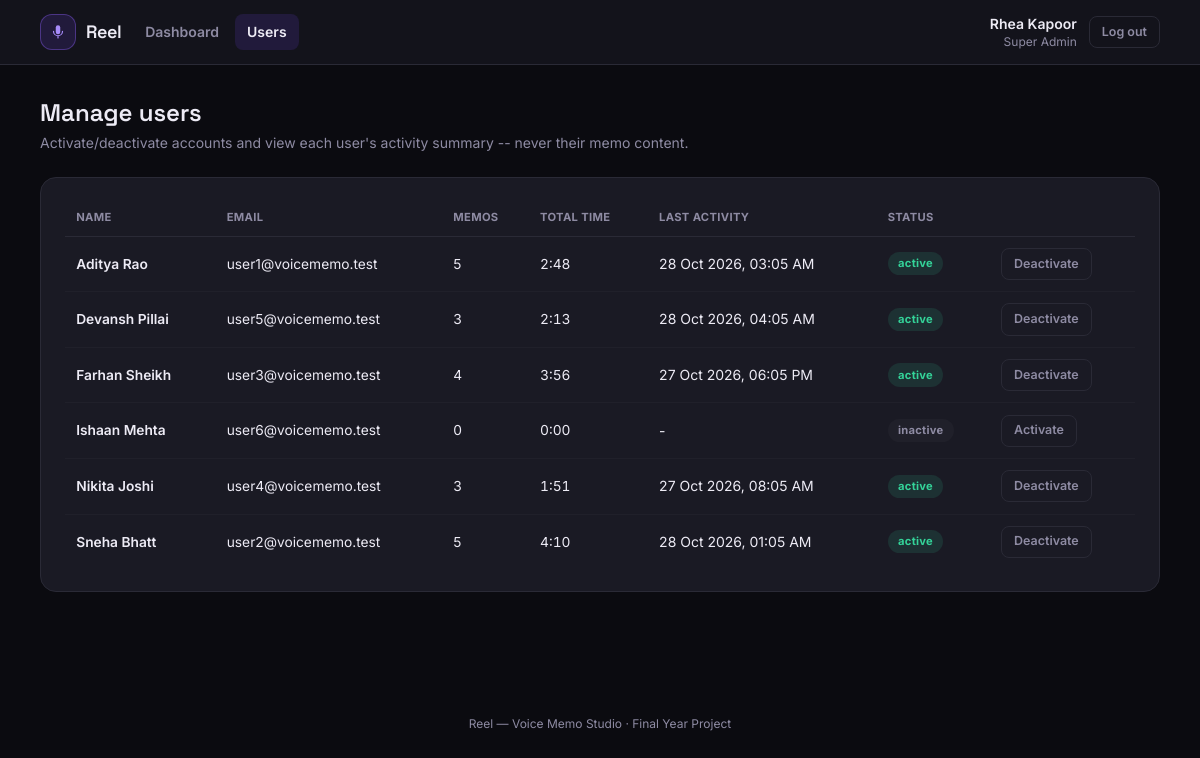
The app's page /index.php?route=admin/users (signed in) with its own data.
### tables this page shows
CREATE TABLE users (
    id            INT AUTO_INCREMENT PRIMARY KEY,
    name          VARCHAR(100) NOT NULL,
    email         VARCHAR(150) NOT NULL UNIQUE,
    password      VARCHAR(255) NOT NULL,
    role          ENUM('super_admin','user') NOT NULL,
    status        ENUM('active','inactive') NOT NULL DEFAULT 'active',
    created_at    TIMESTAMP NOT NULL DEFAULT CURRENT_TIMESTAMP
);

### app/controllers/AdminController.php (called while the page is built, shortened)
<?php
require_once __DIR__ . '/../models/Memo.php';
require_once __DIR__ . '/../models/User.php';
class AdminController
{
    public function users(): void
    {
        $users = User::allUsers();
        $statsByUser = [];
        foreach ($users as $u) {
            $statsByUser[$u['id']] = Memo::statsForUser((int)$u['id']);
        }
        require __DIR__ . '/../views/admin/users.php';
    }
}

### public/index.php (called while the page is built, shortened)
<?php
require_once __DIR__ . '/../core/helpers.php';
require_once __DIR__ . '/../core/Database.php';
require_once __DIR__ . '/../core/Auth.php';
require_once __DIR__ . '/../app/models/User.php';
require_once __DIR__ . '/../app/models/Memo.php';
require_once __DIR__ . '/../app/controllers/AdminController.php';
$router = new Router();
$router->get('login', fn() => (new AuthController())->showLogin());
$router->post('login', fn() => (new AuthController())->login());
$router->post('logout', fn() => (new AuthController())->logout());
$router->get('user/dashboard', fn() => (new UserController())->dashboard());
$router->get('user/memos', fn() => (new UserController())->memos());
$router->get('user/memos/new', fn() => (new UserController())->newMemo());
$router->post('user/memos/store', fn() => (new UserController())->store());
$router->get('user/memos/view', fn() => (new UserController())->viewMemo());
$router->get('user/memos/audio', fn() => (new UserController())->audio());
$router->get('user/memos/edit', fn() => (new UserController())->editMemo());
$router->post('user/memos/update', fn() => (new UserController())->update());
$router->post('user/memos/delete', fn() => (new UserController())->delete());
$router->post('user/memos/star', fn() => (new UserController())->star());
$router->post('user/memos/summarize-preview', fn() => (new UserController())->summarizePreview());
$router->get('user/folders', fn() => (new UserController())->folders());
$router->post('user/folders/store', fn() => (new UserController())->folderStore());
$router->post('user/folders/delete', fn() => (new UserController())->folderDelete());
$router->get('admin/dashboard', fn() => (new AdminController())->dashboard());
$router->get('admin/users', fn() => (new AdminController())->users());
$router->post('admin/users/status', fn() => (new AdminController())->userStatus());
$router->get('admin/users/overview', fn() => (new AdminController())->userOverview());
$route = $_GET['route'] ?? '';
$router->dispatch($_SERVER['REQUEST_METHOD'], $route);

### core/Router.php (called while the page is built, shortened)
<?php
class Router
{
    private array $routes = ['GET' => [], 'POST' => []];
    public function get(string $route, callable $handler): void
    {
        $this->routes['GET'][$route] = $handler;
    }
    public function post(string $route, callable $handler): void
    {
        $this->routes['POST'][$route] = $handler;
    }
    public function dispatch(string $method, string $route): void
    {
        $handler = $this->routes[$method][$route] ?? null;
        try {
            $handler();
        } catch (Throwable $e) {
            error_log($e->getMessage());
            http_response_code(500);
            require __DIR__ . '/../app/views/errors/500.php';
        }
    }
}

### core/Auth.php (called while the page is built, shortened)
<?php
require_once __DIR__ . '/Database.php';
class Auth
{
    public static function role(): ?string
    {
        return $_SESSION['user_role'] ?? null;
    }
    public static function name(): ?string
    {
        return $_SESSION['user_name'] ?? null;
    }
    public static function dashboardRoute(string $role): string
    {
        return match ($role) {
            'super_admin' => 'admin/dashboard',
            'user'        => 'user/dashboard',
            default       => 'login',
        };
    }
}

### core/helpers.php (called while the page is built, shortened)
<?php
function e(mixed $value): string
{
    return htmlspecialchars((string)$value, ENT_QUOTES, 'UTF-8');
}
function format_datetime(?string $datetime): string
{
    $ts = strtotime($datetime);
    return $ts === false ? '-' : date('d M Y, h:i A', $ts);
}
function format_duration(?int $seconds): string
{
    $seconds = max(0, (int)$seconds);
    $h = intdiv($seconds, 3600);
    $m = intdiv($seconds % 3600, 60);
    $s = $seconds % 60;
    return sprintf('%d:%02d', $m, $s);
}

### core/Database.php (called while the page is built)
<?php
class Database
{
    private static ?PDO $instance = null;
    public static function connect(): PDO
    {
        if (self::$instance === null) {
            $config = require __DIR__ . '/../config/database.php';
            $dsn = sprintf(
                'mysql:host=%s;port=%d;dbname=%s;charset=%s',
                $config['host'],
                $config['port'],
                $config['database'],
                $config['charset']
            );
            self::$instance = new PDO($dsn, $config['username'], $config['password'], [
                PDO::ATTR_ERRMODE            => PDO::ERRMODE_EXCEPTION,
                PDO::ATTR_DEFAULT_FETCH_MODE => PDO::FETCH_ASSOC,
                PDO::ATTR_EMULATE_PREPARES   => false,
            ]);
        }
        return self::$instance;
    }
}

### app/models/User.php (called while the page is built, shortened)
<?php
require_once __DIR__ . '/../../core/Database.php';
class User
{
    public static function allUsers(): array
    {
        $stmt = Database::connect()->query(
            "SELECT id, name, email, status, created_at FROM users WHERE role = 'user' ORDER BY name"
        );
        return $stmt->fetchAll();
    }
}

### app/models/Memo.php (called while the page is built, shortened)
<?php
require_once __DIR__ . '/../../core/Database.php';
class Memo
{
    public static function statsForUser(int $userId): array
    {
        $stmt = Database::connect()->prepare(
            'SELECT COUNT(*) AS memo_count,
                    COALESCE(SUM(duration_seconds),0) AS total_seconds,
                    SUM(CASE WHEN is_starred = 1 THEN 1 ELSE 0 END) AS starred_count,
                    SUM(CASE WHEN source = "recorded" THEN 1 ELSE 0 END) AS recorded_count,
                    SUM(CASE WHEN source = "uploaded" THEN 1 ELSE 0 END) AS uploaded_count,
                    MAX(created_at) AS last_memo_at
             FROM memos WHERE user_id = ?'
        );
        $stmt->execute([$userId]);
        $row = $stmt->fetch();
        return [
            'memo_count'      => (int)$row['memo_count'],
            'total_seconds'   => (int)$row['total_seconds'],
            'starred_count'   => (int)$row['starred_count'],
            'recorded_count'  => (int)$row['recorded_count'],
            'uploaded_count'  => (int)$row['uploaded_count'],
            'last_memo_at'    => $row['last_memo_at'],
        ];
    }
}

### app/views/admin/users.php (the view, shortened to what this page needs)
<?php
require __DIR__ . '/../partials/header.php';
require __DIR__ . '/../partials/navbar.php';
?>
<main class="max-w-6xl mx-auto px-4 py-8">
    <h1 class="font-display font-semibold text-2xl text-ink mb-1">Manage users</h1>
    <p class="text-inkmute text-sm mb-6">Activate/deactivate accounts and view each user's activity summary -- never their memo content.</p>
    <div class="card table-scroll">
        <table class="data-table">
            <thead>
                <tr>
                    <th>Name</th>
                    <th>Email</th>
                    <th>Memos</th>
                    <th>Total time</th>
                    <th>Last activity</th>
                    <th>Status</th>
                    <th></th>
                </tr>
            </thead>
            <tbody>
                <?php foreach ($users as $u): ?>
                    <?php $s = $statsByUser[$u['id']]; ?>
                    <tr>
                        <td class="font-semibold"><a href="/index.php?route=admin/users/overview&user_id=<?= (int)$u['id'] ?>" class="hover:underline"><?= e($u['name']) ?></a></td>
                        <td class="text-inkmute"><?= e($u['email']) ?></td>
                        <td><?= (int)$s['memo_count'] ?></td>
                        <td class="font-mono-tab"><?= e(format_duration($s['total_seconds'])) ?></td>
                        <td class="text-inkmute text-sm"><?= $s['last_memo_at'] ? e(format_datetime($s['last_memo_at'])) : '-' ?></td>
                        <td>
                            <span class="badge <?= $u['status'] === 'active' ? 'badge-mint' : 'badge-slate' ?>"><?= e($u['status']) ?></span>
                        </td>
                        <td>
                            <form method="POST" action="/index.php?route=admin/users/status" class="inline-form">
                                <button type="submit" class="btn-ghost btn-sm"><?= $u['status'] === 'active' ? 'Deactivate' : 'Activate' ?></button>
                            </form>
                        </td>
                    </tr>
                <?php endforeach; ?>
            </tbody>
        </table>
    </div>
</main>
<?php require __DIR__ . '/../partials/footer.php'; ?>

### app/views/partials/header.php (shortened to what this page needs)
<!doctype html>
<html lang="en">
<head>
<script src="https://cdn.tailwindcss.com"></script>
<link href="/assets/css/style.css" rel="stylesheet">
</head>
<body class="font-body bg-studio text-ink min-h-screen">

### app/views/partials/navbar.php (shortened to what this page needs)
<?php
$role = Auth::role();
$navItems = [];
if ($role === 'super_admin') {
    $navItems = [
        'admin/dashboard' => 'Dashboard',
        'admin/users'     => 'Users',
    ];
} elseif ($role === 'user') {
    $navItems = [
        'user/dashboard'  => 'Dashboard',
        'user/memos'      => 'Memos',
        'user/folders'    => 'Folders',
    ];
}
$currentRoute = $_GET['route'] ?? '';
?>
<nav class="sticky top-0 z-30 bg-studio-surface/95 backdrop-blur border-b border-line">
    <div class="max-w-6xl mx-auto px-4 flex items-center justify-between h-16">
        <a href="/index.php?route=<?= e(Auth::dashboardRoute($role ?? '')) ?>" class="flex items-center gap-2.5 shrink-0">
            <span class="w-9 h-9 rounded-xl bg-violet-soft border border-violet/40 flex items-center justify-center">
                <svg width="18" height="18" viewBox="0 0 24 24" fill="none"><path d="M9 6a3 3 0 0 1 6 0v6a3 3 0 0 1-6 0z" fill="#A78BFA"/><path d="M6 11a6 6 0 0 0 12 0M12 17v3" stroke="#A78BFA" stroke-width="1.6" stroke-linecap="round"/></svg>
            </span>
            <span class="font-display font-semibold text-ink text-lg tracking-tight hidden sm:inline">Reel</span>
        </a>
        <div class="flex-1 flex items-center gap-1 text-sm font-medium px-3">
            <?php foreach ($navItems as $route => $label): ?>
                <a href="/index.php?route=<?= e($route) ?>"
                   class="nav-link px-3 py-2 rounded-lg whitespace-nowrap <?= $currentRoute === $route ? 'nav-link-active' : '' ?>">
                    <?= e($label) ?>
                </a>
            <?php endforeach; ?>
        </div>
        <div class="flex items-center gap-3 shrink-0">
            <span class="hidden md:flex flex-col items-end leading-tight">
                <span class="text-ink text-sm font-semibold"><?= e(Auth::name()) ?></span>
                <span class="text-inkmute text-xs capitalize"><?= e(str_replace('_', ' ', $role ?? '')) ?></span>
            </span>
            <form method="POST" action="/index.php?route=logout">
                <button type="submit" class="btn-ghost btn-sm">Log out</button>
            </form>
        </div>
    </div>
</nav>

### app/views/partials/footer.php (shortened to what this page needs)
<footer class="text-center text-xs text-inkmute py-10 mt-8">
    Reel &mdash; Voice Memo Studio &middot; Final Year Project
</footer>
</body>
</html>

### public/assets/css/style.css (style rules this page uses)
* { box-sizing: border-box; }
body { -webkit-font-smoothing: antialiased; }
h1, h2, h3, h4, .font-display { font-family: 'Space Grotesk', 'Inter', sans-serif; }
.font-mono-tab { font-variant-numeric: tabular-nums; }
a { color: #A78BFA; text-decoration: none; }
.nav-link { color: #8E8BA3; transition: background .15s, color .15s; font-weight: 600; }
.nav-link-active { color: #EDEBF5; background: #211A3B; }
.btn-ghost { background: transparent; color: #8E8BA3; border: 1px solid #2A2A36; border-radius: 8px; padding: 0.42rem 0.9rem; font-weight: 600; font-size: 0.82rem; cursor: pointer; display: inline-flex; align-items: center; gap: .35rem; }
.btn-sm { padding: 0.36rem 0.75rem; font-size: 0.78rem; }
.inline-form { display: inline-block; margin: 0; }
.card { background: #1A1A24; border: 1px solid #2A2A36; border-radius: 16px; padding: 1.35rem 1.5rem; margin-bottom: 1.25rem; }
.badge { display:inline-flex; align-items:center; padding: 0.2rem 0.65rem; border-radius: 999px; font-size: 0.7rem; font-weight: 700; letter-spacing: 0.02em; }
.badge-mint { background: rgba(52,211,153,0.12); color: #34D399; }
.badge-slate { background: #20202A; color: #8E8BA3; }
.table-scroll { overflow-x: auto; }
.data-table { width: 100%; border-collapse: collapse; font-size: 0.86rem; }
.data-table th { text-align: left; padding: 0.6rem 0.7rem; color: #8E8BA3; font-weight: 700; font-size: 0.7rem; text-transform: uppercase; letter-spacing: 0.03em; border-bottom: 1px solid #2A2A36; }
.data-table td { padding: 0.7rem 0.7rem; border-bottom: 1px solid #20202A; vertical-align: middle; color: #EDEBF5; }
.data-table tr:last-child td { border-bottom: none; }

### records on screen
users: name "Aditya Rao", email "user1@voicememo.test", memo_count "5", total_seconds "2:48", last_memo_at "28 Oct 2026, 03:05 AM", status "active", shows "Deactivate"
users: name "Devansh Pillai", email "user5@voicememo.test", memo_count "3", total_seconds "2:13", last_memo_at "28 Oct 2026, 04:05 AM", status "active", shows "Deactivate"
users: name "Farhan Sheikh", email "user3@voicememo.test", id "4", total_seconds "3:56", last_memo_at "27 Oct 2026, 06:05 PM", status "active", shows "Deactivate"
users: name "Ishaan Mehta", email "user6@voicememo.test", id "0", id "0:00", status "inactive", shows "Activate"
users: name "Nikita Joshi", email "user4@voicememo.test", memo_count "3", total_seconds "1:51", last_memo_at "27 Oct 2026, 08:05 AM", status "active", shows "Deactivate"
users: name "Sneha Bhatt", email "user2@voicememo.test", memo_count "5", total_seconds "4:10", last_memo_at "28 Oct 2026, 01:05 AM", status "active", shows "Deactivate"

### other values on screen
$label "Dashboard"
$label "Users"
Auth::name() "Rhea Kapoor"
str_replace('_', ' ', $role ?? '') "Super Admin"
